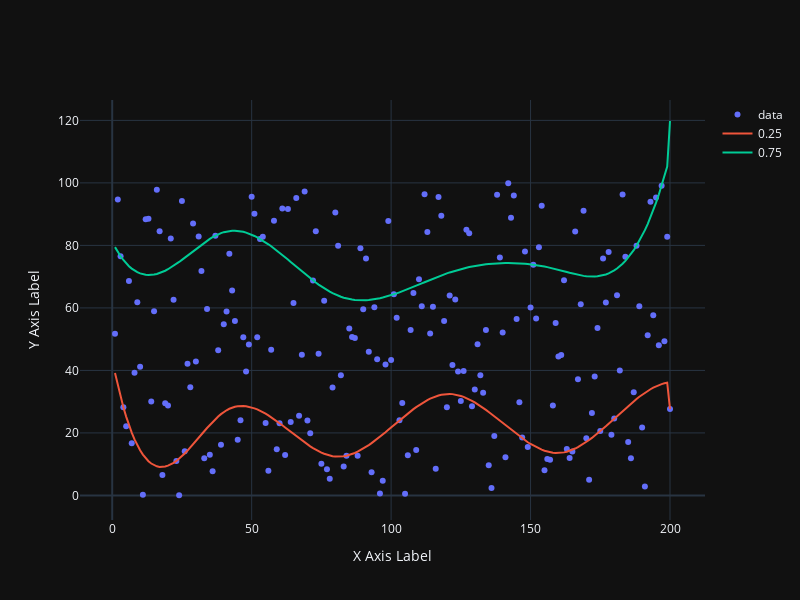

Source (notebook cell):
### Markdown cell above
Here is a plot of the original data and the obtained regression quantiles:

### Code cell
import plotly.graph_objects as go

def qr_plot(data, q_funcs, probs, width=800, height=600):
    fig = go.Figure()
    
    fig.add_trace(go.Scatter(x=data[:, 0], y=data[:, 1], mode="markers", name="data"))
    
    fig.update_layout(
        xaxis_title='X Axis Label',
        yaxis_title='Y Axis Label',
        template='plotly_dark',
        width=width,
        height=height
    )
    
    # Plot each regression quantile
    for i, q in enumerate(probs):
        y_fit = [q_funcs[i](xi) for xi in data[:, 0]]
        fig.add_trace(go.Scatter(x=data[:, 0], y=y_fit, mode='lines', name=f'{q}'))

    return fig

qr_plot(rand_data, q_funcs, probs = [0.25, 0.75]).show()

### Figure 1 — Plotly figure (JSON) as saved in the notebook; plotly's stock layout.template omitted (floating-point values rounded to 4 significant figures; data arrays with more than 128 entries replaced by an {"elided": "..."} marker saying what was removed)
{"data": [{"mode": "markers", "name": "data", "type": "scatter", "x": {"elided": "200 int values"}, "y": {"elided": "200 float values"}}, {"mode": "lines", "name": "0.25", "type": "scatter", "x": {"elided": "200 int values"}, "y": {"elided": "200 float values"}}, {"mode": "lines", "name": "0.75", "type": "scatter", "x": {"elided": "200 int values"}, "y": {"elided": "200 float values"}}], "layout": {"height": 600, "width": 800, "xaxis": {"title": {"text": "X Axis Label"}}, "yaxis": {"title": {"text": "Y Axis Label"}}}}
